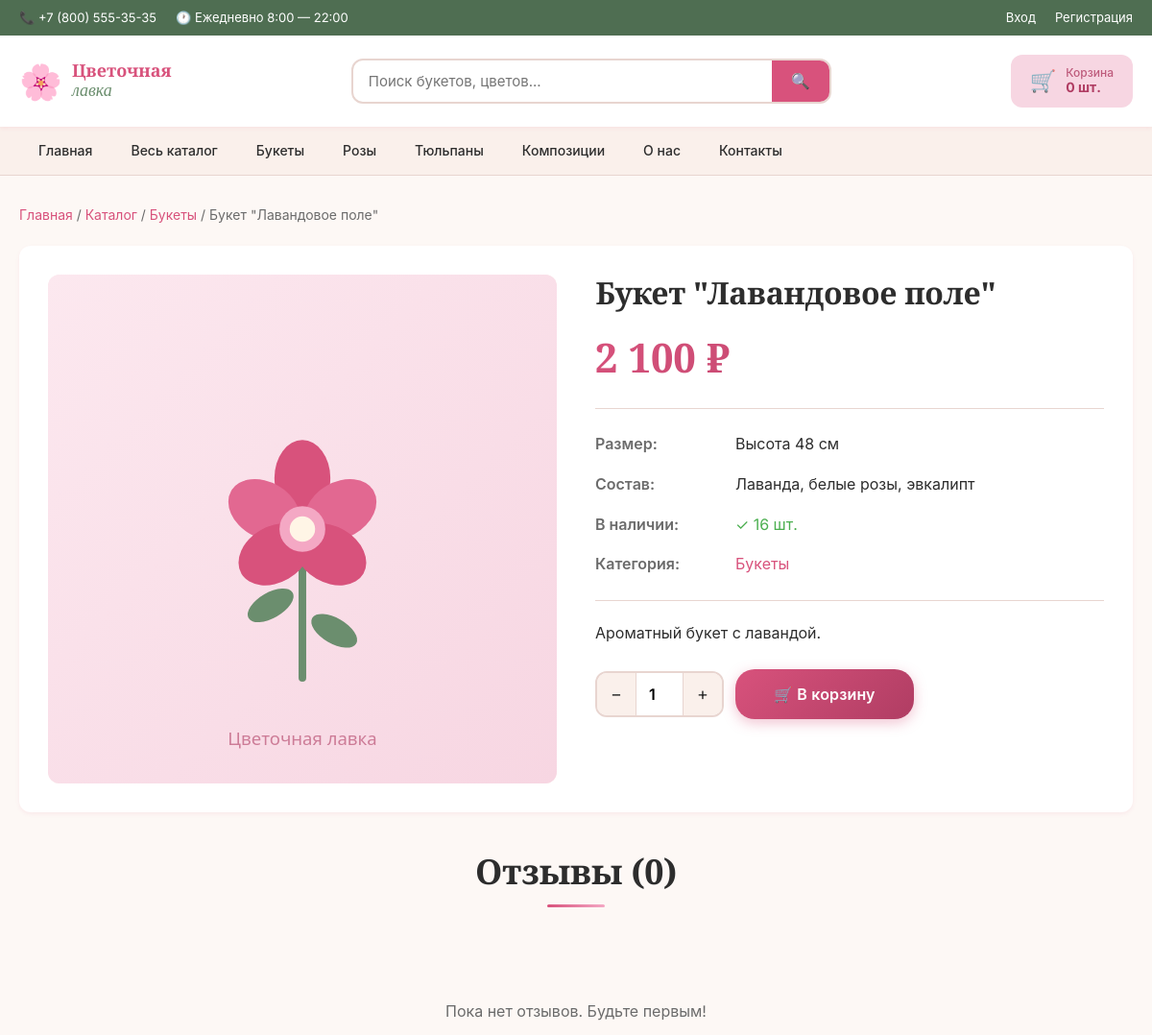
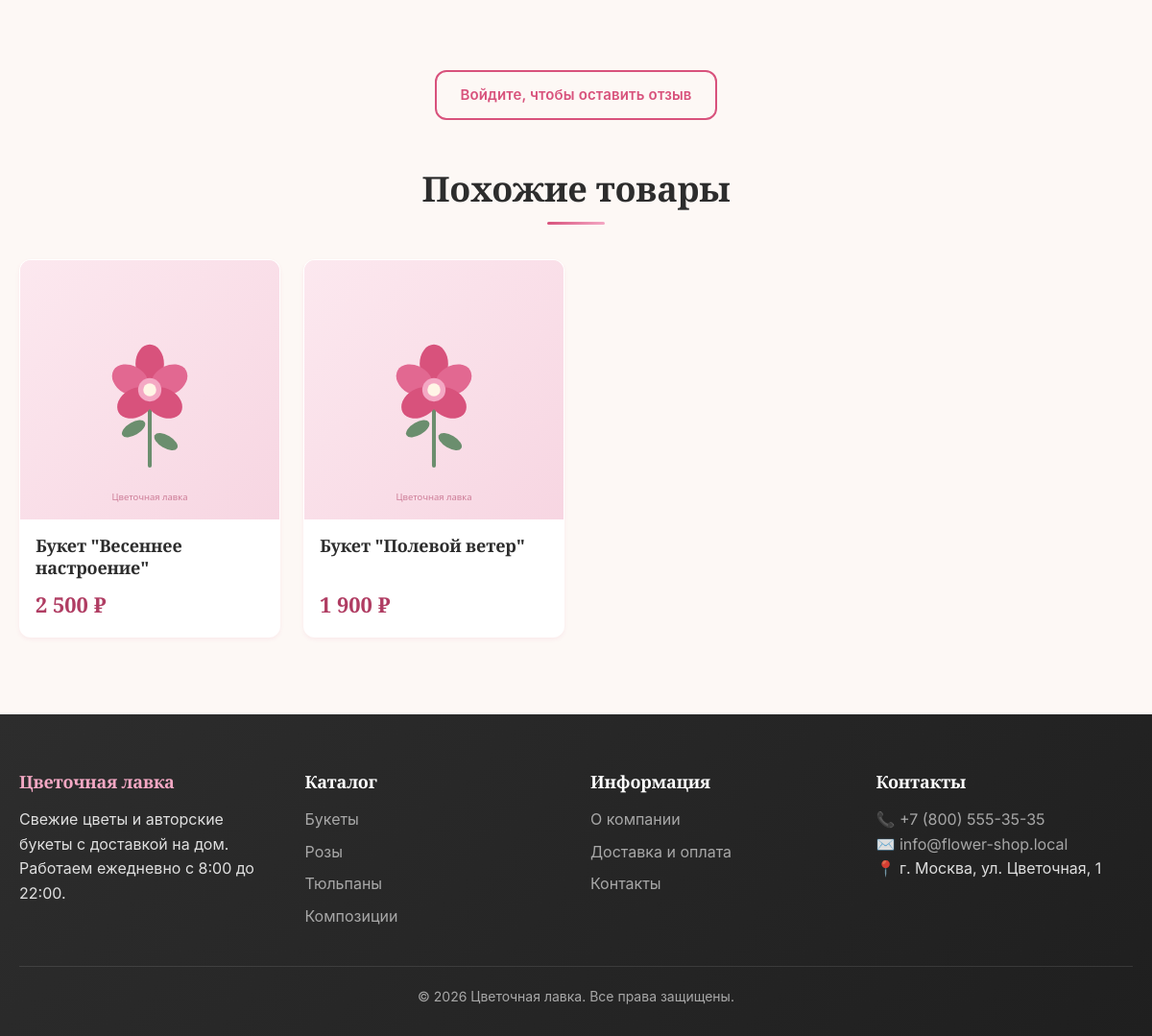
Screenshot of /pages/product.php?id=15 with the database file from the repository (2 pictures, top to bottom).
### tables this page shows
CREATE TABLE `categories` (
  `id` INT(11) NOT NULL AUTO_INCREMENT,
  `name` VARCHAR(100) NOT NULL COMMENT 'Название категории',
  `slug` VARCHAR(100) NOT NULL UNIQUE COMMENT 'URL-имя',
  `description` TEXT DEFAULT NULL COMMENT 'Описание',
  `image` VARCHAR(255) DEFAULT NULL COMMENT 'Изображение',
  `parent_id` INT(11) DEFAULT NULL COMMENT 'Родительская категория',
  PRIMARY KEY (`id`),
  KEY `idx_slug` (`slug`),
  KEY `idx_parent` (`parent_id`),
  CONSTRAINT `fk_categories_parent` FOREIGN KEY (`parent_id`) REFERENCES `categories` (`id`) ON DELETE SET NULL
);

CREATE TABLE `products` (
  `id` INT(11) NOT NULL AUTO_INCREMENT,
  `category_id` INT(11) NOT NULL,
  `name` VARCHAR(200) NOT NULL COMMENT 'Название товара',
  `description` TEXT DEFAULT NULL COMMENT 'Описание',
  `price` DECIMAL(10,2) NOT NULL DEFAULT 0.00 COMMENT 'Цена',
  `stock_quantity` INT(11) NOT NULL DEFAULT 0 COMMENT 'Остаток на складе',
  `image` VARCHAR(255) DEFAULT NULL COMMENT 'Изображение',
  `composition` TEXT DEFAULT NULL COMMENT 'Состав букета',
  `size` VARCHAR(50) DEFAULT NULL COMMENT 'Размер',
  `is_available` TINYINT(1) NOT NULL DEFAULT 1 COMMENT 'Доступен к заказу',
  `created_at` TIMESTAMP NOT NULL DEFAULT CURRENT_TIMESTAMP,
  PRIMARY KEY (`id`),
  KEY `idx_category` (`category_id`),
  KEY `idx_available` (`is_available`),
  CONSTRAINT `fk_products_category` FOREIGN KEY (`category_id`) REFERENCES `categories` (`id`) ON DELETE CASCADE
);

### includes/functions.php (called while the page is built, shortened)
<?php
function e(string $string): string
{
    return htmlspecialchars($string ?? '', ENT_QUOTES | ENT_HTML5, 'UTF-8');
}
function isLoggedIn(): bool
{
    return !empty($_SESSION['user_id']);
}
function getCart(): array
{
    return $_SESSION['cart'] ?? [];
}
function cartCount(): int
{
    $cart = getCart();
    return array_sum(array_column($cart, 'quantity'));
}
function formatPrice($price): string
{
    return number_format((float)$price, 0, '.', ' ') . ' ₽';
}
function productImage(?string $image): string
{
    $path = UPLOAD_PATH . '/' . $image;
    return '/assets/images/placeholder.svg';
}

### includes/db.php (called while the page is built, shortened)
<?php
class Database
{
    private static ?Database $instance = null;
    private PDO $pdo;
    private function __construct()
    {
        try {
            $dsn = 'mysql:host=' . DB_HOST . ';dbname=' . DB_NAME . ';charset=' . DB_CHARSET;
            $options = [
                PDO::ATTR_ERRMODE => PDO::ERRMODE_EXCEPTION,
                PDO::ATTR_DEFAULT_FETCH_MODE => PDO::FETCH_ASSOC,
                PDO::ATTR_EMULATE_PREPARES => false,
                PDO::MYSQL_ATTR_INIT_COMMAND => "SET NAMES utf8mb4 COLLATE utf8mb4_unicode_ci"
            ];
            $this->pdo = new PDO($dsn, DB_USER, DB_PASS, $options);
        } catch (PDOException $e) {
            if (DEBUG_MODE) {
                die('Ошибка подключения к БД: ' . $e->getMessage());
            } else {
                die('Ошибка подключения к базе данных. Обратитесь к администратору.');
            }
        }
    }
    public static function getInstance(): Database
    {
        if (self::$instance === null) {
            self::$instance = new self();
        }
        return self::$instance;
    }
    public function query(string $sql, array $params = []): PDOStatement
    {
        try {
            $stmt = $this->pdo->prepare($sql);
            $stmt->execute($params);
            return $stmt;
        } catch (PDOException $e) {
            if (DEBUG_MODE) {
                die('Ошибка SQL: ' . $e->getMessage() . '<br>SQL: ' . $sql);
            } else {
                die('Произошла ошибка при работе с базой данных.');
            }
        }
    }
    public function fetchOne(string $sql, array $params = []): ?array
    {
        $stmt = $this->query($sql, $params);
        $result = $stmt->fetch();
        return $result ?: null;
    }
    public function fetchAll(string $sql, array $params = []): array
    {
        return $this->query($sql, $params)->fetchAll();
    }
}
function db(): Database
{
    return Database::getInstance();
}

### pages/product.php (the view, shortened to what this page needs)
<?php
require_once __DIR__ . '/../includes/db.php';
require_once __DIR__ . '/../includes/functions.php';
$id = (int)($_GET['id'] ?? 0);
$product = db()->fetchOne(
    "SELECT p.*, c.name AS category_name, c.slug AS category_slug
     FROM products p
     LEFT JOIN categories c ON p.category_id = c.id
     WHERE p.id = ?",
    [$id]
);
$reviews = db()->fetchAll(
    "SELECT r.*, u.name AS user_name
     FROM reviews r
     LEFT JOIN users u ON r.user_id = u.id
     WHERE r.product_id = ? AND r.is_approved = 1
     ORDER BY r.created_at DESC",
    [$id]
);
$similar = db()->fetchAll(
    "SELECT * FROM products WHERE category_id = ? AND id != ? AND is_available = 1 LIMIT 4",
    [$product['category_id'], $id]
);
include __DIR__ . '/../includes/header.php';
?>
<div class="container">
    <nav style="margin-bottom: 20px; font-size: 14px; color: var(--color-text-muted);">
        <a href="/">Главная</a> /
        <a href="/pages/catalog.php">Каталог</a> /
        <?php if ($product['category_slug']): ?>
            <a href="/pages/catalog.php?category=<?= e($product['category_slug']) ?>"><?= e($product['category_name']) ?></a> /
        <?php endif; ?>
        <span><?= e($product['name']) ?></span>
    </nav>
    <div class="product-detail">
        <div class="product-detail__image">
            <img src="<?= e(productImage($product['image'])) ?>" alt="<?= e($product['name']) ?>">
        </div>
        <div>
            <h1 class="product-detail__title"><?= e($product['name']) ?></h1>
            <div class="product-detail__price"><?= formatPrice($product['price']) ?></div>
            <div class="product-detail__meta">
                <?php if ($product['size']): ?>
                    <div class="product-detail__meta-row">
                        <span class="product-detail__meta-label">Размер:</span>
                        <span><?= e($product['size']) ?></span>
                    </div>
                <?php endif; ?>
                <?php if ($product['composition']): ?>
                    <div class="product-detail__meta-row">
                        <span class="product-detail__meta-label">Состав:</span>
                        <span><?= e($product['composition']) ?></span>
                    </div>
                <?php endif; ?>
                <div class="product-detail__meta-row">
                    <span class="product-detail__meta-label">В наличии:</span>
                    <span>
                        <?php if ($product['stock_quantity'] > 0): ?>
                            <span style="color: var(--color-success);">✓ <?= $product['stock_quantity'] ?> шт.</span>
                        <?php else: ?>
                            <span style="color: var(--color-error);">Нет в наличии</span>
                        <?php endif; ?>
                    </span>
                </div>
                <div class="product-detail__meta-row">
                    <span class="product-detail__meta-label">Категория:</span>
                    <span><a href="/pages/catalog.php?category=<?= e($product['category_slug']) ?>"><?= e($product['category_name']) ?></a></span>
                </div>
            </div>
            <?php if ($product['description']): ?>
                <div class="product-detail__description">
                    <?= nl2br(e($product['description'])) ?>
                </div>
            <?php endif; ?>
            <?php if ($product['stock_quantity'] > 0): ?>
                <form method="POST" action="/pages/cart.php" class="product-detail__actions">
                    <div class="quantity">
                        <button type="button" class="quantity__btn quantity__btn--minus">−</button>
                        <input type="number" name="quantity" value="1" min="1" max="<?= $product['stock_quantity'] ?>" class="quantity__input">
                        <button type="button" class="quantity__btn quantity__btn--plus">+</button>
                    </div>
                    <button type="submit" class="btn btn--primary btn--large">🛒 В корзину</button>
                </form>
            <?php else: ?>
                <button class="btn btn--outline btn--large" disabled>Нет в наличии</button>
            <?php endif; ?>
        </div>
    </div>
    <section class="section reviews">
        <h2 class="section__title">Отзывы (<?= count($reviews) ?>)</h2>
        <?php if (empty($reviews)): ?>
            <div class="empty-state">
                <p>Пока нет отзывов. Будьте первым!</p>
            </div>
        <?php endif; ?>
        <?php if (isLoggedIn()): ?>
            <form method="POST" class="form mt-3" data-validate>
                <?= csrfField() ?>
                <input type="hidden" name="review_action" value="add">
                <h3 class="mb-2">Оставить отзыв</h3>
                <div class="form__group">
                    <label class="form__label">Оценка</label>
                    <select name="rating" class="form__select">
                        <option value="5">★★★★★ — Отлично</option>
                        <option value="4">★★★★☆ — Хорошо</option>
                        <option value="3">★★★☆☆ — Нормально</option>
                        <option value="2">★★☆☆☆ — Плохо</option>
                        <option value="1">★☆☆☆☆ — Ужасно</option>
                    </select>
                </div>
                <div class="form__group">
                    <label class="form__label form__label--required">Ваш отзыв</label>
                    <textarea name="comment" class="form__textarea" required minlength="5"></textarea>
                </div>
                <button type="submit" class="btn btn--primary">Отправить отзыв</button>
            </form>
        <?php else: ?>
            <div class="text-center mt-3">
                <a href="/login.php" class="btn btn--outline">Войдите, чтобы оставить отзыв</a>
            </div>
        <?php endif; ?>
    </section>
    <?php if (!empty($similar)): ?>
        <section class="section">
            <h2 class="section__title">Похожие товары</h2>
            <div class="products-grid">
                <?php foreach ($similar as $sim): ?>
                    <article class="product-card">
                        <a href="/pages/product.php?id=<?= $sim['id'] ?>" class="product-card__image">
                            <img src="<?= e(productImage($sim['image'])) ?>" alt="<?= e($sim['name']) ?>" loading="lazy">
                        </a>
                        <div class="product-card__body">
                            <h3 class="product-card__title">
                                <a href="/pages/product.php?id=<?= $sim['id'] ?>"><?= e($sim['name']) ?></a>
                            </h3>
                            <div class="product-card__footer">
                                <div class="product-card__price"><?= formatPrice($sim['price']) ?></div>
                            </div>
                        </div>
                    </article>
                <?php endforeach; ?>
            </div>
        </section>
    <?php endif; ?>
</div>
<?php include __DIR__ . '/../includes/footer.php'; ?>

### includes/header.php (shortened to what this page needs)
<?php
$menuCategories = db()->fetchAll(
    "SELECT * FROM categories WHERE parent_id IS NULL ORDER BY id"
);
?>
<!DOCTYPE html>
<html lang="ru">
<head>
    <link rel="stylesheet" href="/assets/css/style.css">
</head>
<body>
<div class="topbar">
    <div class="container">
        <div class="topbar__left">
            <span class="topbar__item">📞 <a href="tel:<?= preg_replace('/[^+0-9]/', '', SITE_PHONE) ?>"><?= e(SITE_PHONE) ?></a></span>
            <span class="topbar__item">🕐 Ежедневно 8:00 — 22:00</span>
        </div>
        <div class="topbar__right">
            <?php if (isLoggedIn()): ?>
                <a href="/pages/account.php" class="topbar__link">Личный кабинет</a>
                <?php if (isAdmin()): ?>
                    <a href="/admin/" class="topbar__link">Админ-панель</a>
                <?php endif; ?>
                <a href="/logout.php" class="topbar__link">Выход</a>
            <?php else: ?>
                <a href="/login.php" class="topbar__link">Вход</a>
                <a href="/register.php" class="topbar__link">Регистрация</a>
            <?php endif; ?>
        </div>
    </div>
</div>
<header class="header">
    <div class="container header__inner">
        <a href="/" class="logo">
            <span class="logo__icon">🌸</span>
            <span class="logo__text">Цветочная<br><i>лавка</i></span>
        </a>
        <form action="/pages/catalog.php" method="GET" class="search">
            <input type="text" name="search" class="search__input" placeholder="Поиск букетов, цветов..." value="<?= e($_GET['search'] ?? '') ?>">
            <button type="submit" class="search__btn">🔍</button>
        </form>
        <div class="header__actions">
            <a href="/pages/cart.php" class="cart-link">
                <span class="cart-link__icon">🛒</span>
                <span class="cart-link__text">
                    <span class="cart-link__label">Корзина</span>
                    <span class="cart-link__count"><?= cartCount() ?> шт.</span>
                </span>
            </a>
        </div>
    </div>
</header>
<nav class="nav">
    <div class="container">
        <ul class="nav__list">
            <li><a href="/" class="nav__link">Главная</a></li>
            <li><a href="/pages/catalog.php" class="nav__link">Весь каталог</a></li>
            <?php foreach ($menuCategories as $cat): ?>
                <li>
                    <a href="/pages/catalog.php?category=<?= e($cat['slug']) ?>" class="nav__link">
                        <?= e($cat['name']) ?>
                    </a>
                </li>
            <?php endforeach; ?>
            <li><a href="/pages/about.php" class="nav__link">О нас</a></li>
            <li><a href="/pages/contacts.php" class="nav__link">Контакты</a></li>
        </ul>
    </div>
</nav>
<main class="main">

### rows the page displays
categories: name "Букеты"
categories: name "Розы"
categories: name "Тюльпаны"
categories: name "Композиции"
products: category.name "Букеты", name "Букет \"Лавандовое поле\"", price "2 100 ₽", size "Высота 48 см", composition "Лаванда, белые розы, эвкалипт", stock_quantity "16", description "Ароматный букет с лавандой."
products: name "Букет \"Весеннее настроение\"", price "2 500 ₽"
products: name "Букет \"Полевой ветер\"", price "1 900 ₽"

### other values shown
SITE_PHONE "+7 (800) 555-35-35"
cartCount() "0"
count($reviews) "0"
SITE_EMAIL "info@flower-shop.local"
SITE_NAME "Цветочная лавка"
